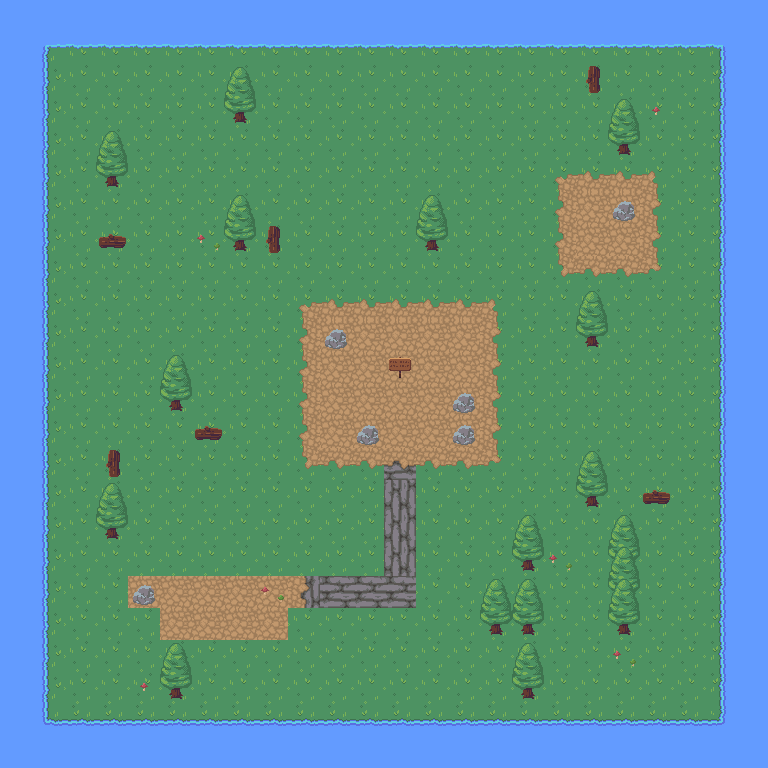

The image is a tile-based game level rendered from a .tmx file. Its description and complete source (layers, tilesets, objects, tile grids) follow:
An orthogonal 24x24 tile map with 32x32 px tiles, 3 tile layers (Tile Layer 1, Tile Layer 2, Tile Layer 3).

<map version="1.5" tiledversion="1.7.2" orientation="orthogonal" renderorder="right-down" width="24" height="24" tilewidth="32" tileheight="32" infinite="0" nextlayerid="4" nextobjectid="1">
 <tileset firstgid="1" source="Nature RPG Tileset.tsx" />
 <layer id="1" name="Tile Layer 1" width="24" height="24">
  <data encoding="csv">
82,82,82,82,82,82,82,82,82,82,82,82,82,82,82,82,82,82,82,82,82,82,82,82,
82,82,82,82,82,82,82,82,82,82,82,82,82,82,82,82,82,82,82,82,82,82,82,82,
82,82,82,82,82,82,82,82,82,82,82,82,82,82,82,82,82,82,82,82,82,82,82,82,
82,82,82,82,82,82,82,82,82,82,82,82,82,82,82,82,82,82,82,82,82,82,82,82,
82,82,82,82,82,82,82,82,82,82,82,82,82,82,82,82,82,82,82,82,82,82,82,82,
82,82,82,82,82,82,82,82,82,82,82,82,82,82,82,82,82,82,82,82,82,82,82,82,
82,82,82,82,82,82,82,82,82,82,82,82,82,82,82,82,82,82,82,82,82,82,82,82,
82,82,82,82,82,82,82,82,82,82,82,82,82,82,82,82,82,82,82,82,82,82,82,82,
82,82,82,82,82,82,82,82,82,82,82,82,82,82,82,82,82,82,82,82,82,82,82,82,
82,82,82,82,82,82,82,82,82,82,82,82,82,82,82,82,82,82,82,82,82,82,82,82,
82,82,82,82,82,82,82,82,82,82,82,82,82,82,82,82,82,82,82,82,82,82,82,82,
82,82,82,82,82,82,82,82,82,82,82,82,82,82,82,82,82,82,82,82,82,82,82,82,
82,82,82,82,82,82,82,82,82,82,82,82,82,82,82,82,82,82,82,82,82,82,82,82,
82,82,82,82,82,82,82,82,82,82,82,82,82,82,82,82,82,82,82,82,82,82,82,82,
82,82,82,82,82,82,82,82,82,82,82,82,82,82,82,82,82,82,82,82,82,82,82,82,
82,82,82,82,82,82,82,82,82,82,82,82,82,82,82,82,82,82,82,82,82,82,82,82,
82,82,82,82,82,82,82,82,82,82,82,82,82,82,82,82,82,82,82,82,82,82,82,82,
82,82,82,82,82,82,82,82,82,82,82,82,82,82,82,82,82,82,82,82,82,82,82,82,
82,82,82,82,82,82,82,82,82,82,82,82,82,82,82,82,82,82,82,82,82,82,82,82,
82,82,82,82,82,82,82,82,82,82,82,82,82,82,82,82,82,82,82,82,82,82,82,82,
82,82,82,82,82,82,82,82,82,82,82,82,82,82,82,82,82,82,82,82,82,82,82,82,
82,82,82,82,82,82,82,82,82,82,82,82,82,82,82,82,82,82,82,82,82,82,82,82,
82,82,82,82,82,82,82,82,82,82,82,82,82,82,82,82,82,82,82,82,82,82,82,82,
82,82,82,82,82,82,82,82,82,82,82,82,82,82,82,82,82,82,82,82,82,82,82,82
</data>
 </layer>
 <layer id="2" name="Tile Layer 2" width="24" height="24">
  <data encoding="csv">
152,152,152,152,152,152,152,152,152,152,152,152,152,152,152,152,152,152,152,152,152,152,152,152,
152,66,67,67,67,67,67,67,67,67,67,67,67,67,67,67,67,67,67,67,67,67,68,152,
152,86,0,0,0,0,0,0,0,0,0,0,0,0,0,0,0,0,0,0,0,0,88,152,
152,86,0,0,0,0,0,0,0,0,0,0,0,0,0,0,0,0,0,0,0,0,88,152,
152,86,0,0,0,0,0,0,0,0,0,0,0,0,0,0,0,0,0,0,0,0,88,152,
152,86,0,0,0,0,0,0,0,0,0,0,0,0,0,0,0,126,127,127,128,0,88,152,
152,86,0,0,0,0,0,0,0,0,0,0,0,0,0,0,0,146,147,147,148,0,88,152,
152,86,0,0,0,0,0,0,0,0,0,0,0,0,0,0,0,146,147,147,148,0,88,152,
152,86,0,0,0,0,0,0,0,0,0,0,0,0,0,0,0,166,167,167,168,0,88,152,
152,86,0,0,0,0,0,0,0,126,127,127,127,127,127,128,0,0,0,0,0,0,88,152,
152,86,0,0,0,0,0,0,0,146,147,147,147,147,147,148,0,0,0,0,0,0,88,152,
152,86,0,0,0,0,0,0,0,146,147,147,147,147,147,148,0,0,0,0,0,0,88,152,
152,86,0,0,0,0,0,0,0,146,147,147,147,147,147,148,0,0,0,0,0,0,88,152,
152,86,0,0,0,0,0,0,0,146,147,147,147,147,147,148,0,0,0,0,0,0,88,152,
152,86,0,0,0,0,0,0,0,166,167,167,167,167,167,168,0,0,0,0,0,0,88,152,
152,86,0,0,0,0,0,0,0,0,0,0,0,0,0,0,0,0,0,0,0,0,88,152,
152,86,0,0,0,0,0,0,0,0,0,0,0,0,0,0,0,0,0,0,0,0,88,152,
152,86,0,0,0,0,0,0,0,0,0,0,0,0,0,0,0,0,0,0,0,0,88,152,
152,86,0,0,147,147,147,147,147,0,0,0,0,0,0,0,0,0,0,0,0,0,88,152,
152,86,0,0,0,147,147,147,147,0,0,0,0,0,0,0,0,0,0,0,0,0,88,152,
152,86,0,0,0,0,0,0,0,0,0,0,0,0,0,0,0,0,0,0,0,0,88,152,
152,86,0,0,0,0,0,0,0,0,0,0,0,0,0,0,0,0,0,0,0,0,88,152,
152,106,107,107,107,107,107,107,107,107,107,107,107,107,107,107,107,107,107,107,107,107,108,152,
152,152,152,152,152,152,152,152,152,152,152,152,152,152,152,152,152,152,152,152,152,152,152,152
</data>
 </layer>
 <layer id="3" name="Tile Layer 3" width="24" height="24">
  <data encoding="csv">
0,0,0,0,0,0,0,0,0,0,0,0,0,0,0,0,0,0,0,0,0,0,0,0,
0,0,0,0,0,0,0,0,0,0,0,0,0,0,0,0,0,0,0,0,0,0,0,0,
0,0,0,0,0,0,0,1,0,0,0,0,0,0,0,0,0,0,1610612741,0,0,0,0,0,
0,0,0,0,0,0,0,21,0,0,0,0,0,0,0,0,0,0,0,1,4,0,0,0,
0,0,0,1,0,0,0,0,0,0,0,0,0,0,0,0,0,0,0,21,0,0,0,0,
0,0,0,21,0,0,0,0,0,0,0,0,0,0,0,0,0,0,0,0,0,0,0,0,
0,0,0,0,0,0,0,1,0,0,0,0,0,1,0,0,0,0,0,23,0,0,0,0,
0,0,0,5,0,0,24,21,1610612741,0,0,0,0,21,0,0,0,0,0,0,0,0,0,0,
0,0,0,0,0,0,0,0,0,0,0,0,0,0,0,0,0,0,0,0,0,0,0,0,
0,0,0,0,0,0,0,0,0,0,0,0,0,0,0,0,0,0,1,0,0,0,0,0,
0,0,0,0,0,0,0,0,0,0,23,0,0,0,0,0,0,0,21,0,0,0,0,0,
0,0,0,0,0,1,0,0,0,0,0,0,3,0,0,0,0,0,0,0,0,0,0,0,
0,0,0,0,0,21,0,0,0,0,0,0,0,0,23,0,0,0,0,0,0,0,0,0,
0,0,0,0,0,0,5,0,0,0,0,23,0,0,23,0,0,0,0,0,0,0,0,0,
0,0,0,1610612741,0,0,0,0,0,0,0,0,177,0,0,0,0,0,1,0,0,0,0,0,
0,0,0,1,0,0,0,0,0,0,0,0,1610612780,0,0,0,0,0,21,0,5,0,0,0,
0,0,0,21,0,0,0,0,0,0,0,0,1610612780,0,0,0,1,0,0,1,0,0,0,0,
0,0,0,0,0,0,0,0,0,0,0,0,1610612780,0,0,0,21,24,0,2,0,0,0,0,
0,0,0,0,23,0,0,0,24,158,44,44,44,0,0,1,1,0,0,2,0,0,0,0,
0,0,0,0,0,0,0,0,0,0,0,0,0,0,0,21,21,0,0,21,0,0,0,0,
0,0,0,0,0,1,0,0,0,0,0,0,0,0,0,0,1,0,0,24,0,0,0,0,
0,0,0,0,4,21,0,0,0,0,0,0,0,0,0,0,21,0,0,0,0,0,0,0,
0,0,0,0,0,0,0,0,0,0,0,0,0,0,0,0,0,0,0,0,0,0,0,0,
0,0,0,0,0,0,0,0,0,0,0,0,0,0,0,0,0,0,0,0,0,0,0,0
</data>
 </layer>
</map>
